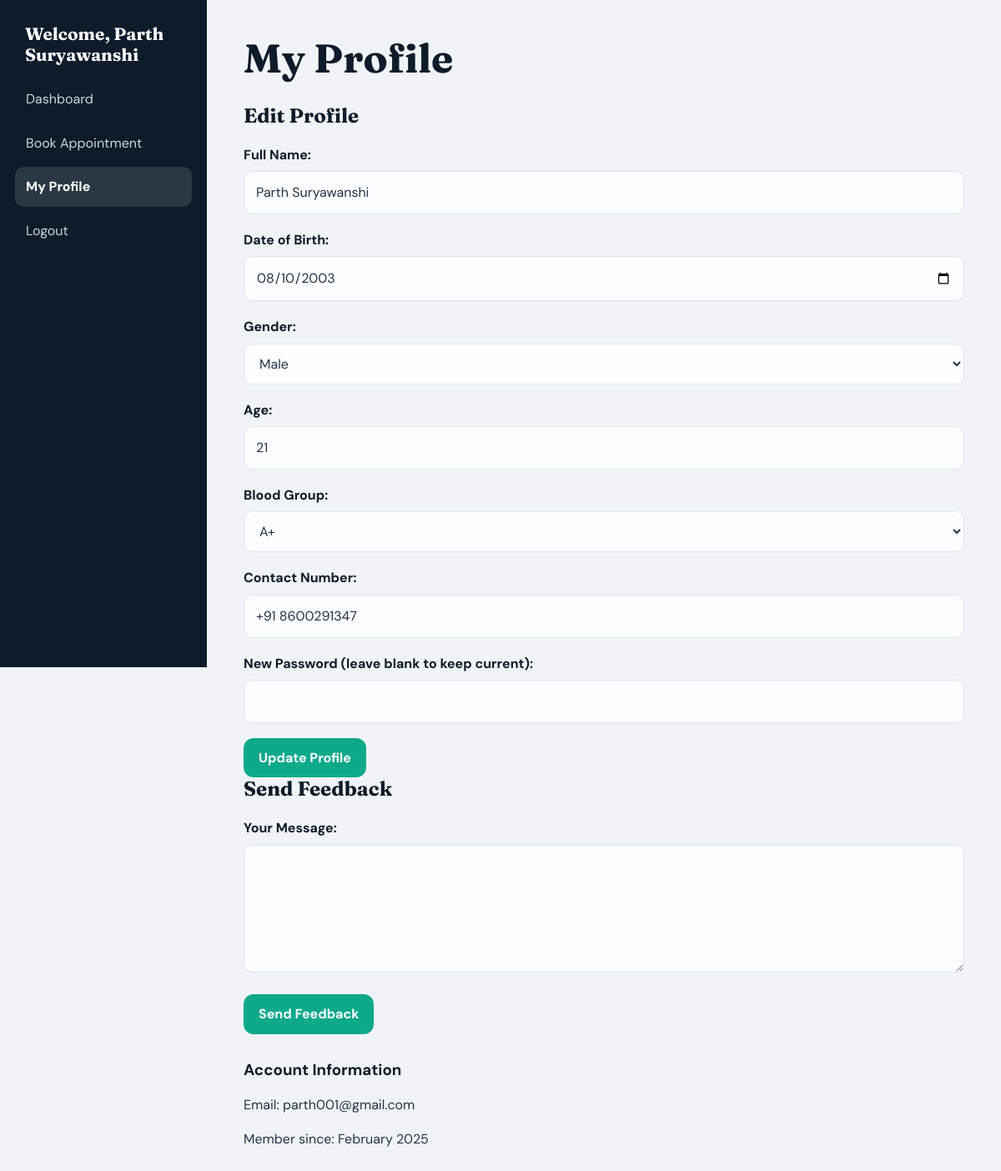
Screenshot of /user/profile.php (signed in) with the database file from the repository.
### tables this page shows
CREATE TABLE users (
  user_id int NOT NULL AUTO_INCREMENT,
  `name` varchar(255) NOT NULL,
  dob date NOT NULL,
  gender enum('Male','Female','Other') NOT NULL,
  age int NOT NULL,
  contact varchar(15) NOT NULL,
  email varchar(255) NOT NULL,
  `password` varchar(255) NOT NULL,
  blood_group enum('A+','A-','B+','B-','AB+','AB-','O+','O-') DEFAULT NULL,
  `role` enum('patient','admin') DEFAULT 'patient',
  registration_date timestamp NULL DEFAULT CURRENT_TIMESTAMP,
  PRIMARY KEY (user_id),
  UNIQUE KEY email (email)
);

### user/profile.php (the view, shortened to what this page needs)
<?php
require_once '../includes/db_connection.php';
$user_id = $_SESSION['user_id'];
$user_data = [];
try {
    $stmt = $pdo->prepare("SELECT * FROM users WHERE user_id = ?");
    $stmt->execute([$user_id]);
    $user_data = $stmt->fetch();
} catch (PDOException $e) {
    error_log('Profile fetch failed: ' . $e->getMessage());
    $error = "Unable to load profile right now.";
}
?>
<!DOCTYPE html>
<html lang="en">
<head>
    <link href="../assets/css/style.css" rel="stylesheet">
</head>
<body>
    <div class="dashboard-container">
        <div class="user-sidebar">
            <h2>Welcome, <?= htmlspecialchars($_SESSION['name']) ?></h2>
            <nav>
                <a href="dashboard.php" class="nav-link">Dashboard</a>
                <a href="doctors.php" class="nav-link">Book Appointment</a>
                <a href="profile.php" class="nav-link active">My Profile</a>
                <a href="../auth/logout.php" class="nav-link">Logout</a>
            </nav>
        </div>
        <div class="user-main">
            <h1>My Profile</h1>
            <div class="profile-section">
                <div class="form-section">
                    <h2>Edit Profile</h2>
                    <form method="post">
                        <div class="form-group">
                            <label>Full Name:</label>
                            <input type="text" name="name" required
                                   value="<?= htmlspecialchars($user_data['name'] ?? '') ?>">
                        </div>
                        <div class="form-row">
                            <div class="form-group">
                                <label>Date of Birth:</label>
                                <input type="date" name="dob" required
                                       value="<?= htmlspecialchars($user_data['dob'] ?? '') ?>">
                            </div>
                            <div class="form-group">
                                <label>Gender:</label>
                                <select name="gender" required>
                                    <option value="Male" <?= ($user_data['gender'] ?? '') === 'Male' ? 'selected' : '' ?>>Male</option>
                                </select>
                            </div>
                        </div>
                        <div class="form-row">
                            <div class="form-group">
                                <label>Age:</label>
                                <input type="number" name="age" min="1" max="120" required
                                       value="<?= htmlspecialchars($user_data['age'] ?? '') ?>">
                            </div>
                            <div class="form-group">
                                <label>Blood Group:</label>
                                <select name="blood_group" required>
                                    <?php
                                    $blood_groups = ['A+', 'A-', 'B+', 'B-', 'AB+', 'AB-', 'O+', 'O-'];
                                    foreach ($blood_groups as $bg) {
                                        $selected = ($user_data['blood_group'] ?? '') === $bg ? 'selected' : '';
                                        echo "<option value='$bg' $selected>$bg</option>";
                                    }
                                    ?>
                                </select>
                            </div>
                        </div>
                        <div class="form-group">
                            <label>Contact Number:</label>
                            <input type="tel" name="contact" required
                                   value="<?= htmlspecialchars($user_data['contact'] ?? '') ?>">
                        </div>
                        <div class="form-group">
                            <label>New Password (leave blank to keep current):</label>
                            <input type="password" name="password">
                        </div>
                        <button type="submit" name="update_profile" class="btn">Update Profile</button>
                    </form>
                </div>
                <div class="feedback-section">
                    <h2>Send Feedback</h2>
                    <form method="post">
                        <div class="form-group">
                            <label>Your Message:</label>
                            <textarea name="message" rows="5" required></textarea>
                        </div>
                        <button type="submit" name="submit_feedback" class="btn">Send Feedback</button>
                    </form>
                    <div class="profile-info" style="margin-top: 2rem;">
                        <h3>Account Information</h3>
                        <p>Email: <?= htmlspecialchars($user_data['email'] ?? '') ?></p>
                        <p>Member since: <?= date('F Y', strtotime($user_data['registration_date'] ?? '')) ?></p>
                    </div>
                </div>
            </div>
        </div>
    </div>
</body>
</html>

### assets/css/style.css (style rules this page uses)
:root { --navy: #0d1b2a; --navy-soft: #1b3145; --teal: #0ea98b; --teal-dark: #087e69; --slate: #f0f4f8; --coral: #ff6b6b; --ink: #243447; --muted: #64748b; --line: #dbe5ec; --white: #fff; --radius: 16px; --shadow: 0 14px 35px rgba(13, 27, 42, .08); }
* { box-sizing: border-box; }
html { scroll-behavior: smooth; }
body { margin: 0 !important; min-height: 100vh; background: var(--slate) !important; background-image: none !important; color: var(--ink) !important; font: 400 16px/1.6 'DM Sans', sans-serif !important; }
a { color: var(--teal-dark); text-decoration: none; }
h1, h2, h3, h4 { color: var(--navy); line-height: 1.15; margin-top: 0; }
h1, h2 { font-family: Fraunces, serif; }
button, input, textarea, select { font: inherit; }
.btn, button.btn { display:inline-flex; align-items:center; justify-content:center; gap:8px; border: 0; border-radius: 12px; padding: 11px 18px; background: var(--teal) !important; color: var(--white) !important; cursor:pointer; font-weight:700; transition: transform .2s, background .2s, box-shadow .2s; }
.dashboard-container, .admin-dashboard { display:flex; min-height:100vh; width:100%; }
.user-sidebar, .admin-sidebar { position: fixed !important; inset: 0 auto 0 0; width: 248px !important; height:100vh !important; padding: 28px 18px !important; background: var(--navy) !important; border-radius:0 !important; box-shadow:none !important; z-index:5; }
.user-sidebar h2, .admin-sidebar h2 { color:#fff !important; font:700 1.3rem Fraunces,serif; padding:0 12px; }
.user-sidebar nav, .admin-sidebar nav { display:flex; flex-direction:column; gap:5px; }
.nav-link { display:block; color: #c9d7e1 !important; padding:11px 13px !important; margin:0 !important; border-radius:10px !important; transition: background .2s, color .2s; }
.nav-link:hover, .nav-link.active { background: rgba(255,255,255,.12) !important; color:#fff !important; font-weight:700; }
.user-main, .admin-main { width:auto !important; min-height:100vh; margin-left:248px !important; padding:42px 44px !important; flex:1; max-width:calc(100% - 248px); }
.user-main h1, .admin-main h1 { font-size: clamp(2rem, 4vw, 3rem); margin-bottom: 28px; }
.form-group { margin-bottom:18px !important; text-align:left; }
label { display:block; color:var(--navy); font-weight:700; margin-bottom:7px; }
input, textarea, select { width:100% !important; padding:12px 14px !important; color:var(--ink); background:#fbfdff !important; border:1px solid var(--line) !important; border-radius:10px !important; }
textarea { min-height:120px; resize:vertical; }

### rows the page displays
users: name "Parth Suryawanshi", dob "08/10/2003", gender "Male", age "21", contact "+91 8600291347", email "parth001@gmail.com", registration_date "February 2025"

### other values shown
$_SESSION['name'] "Parth Suryawanshi"
form field blood_group "A+"
